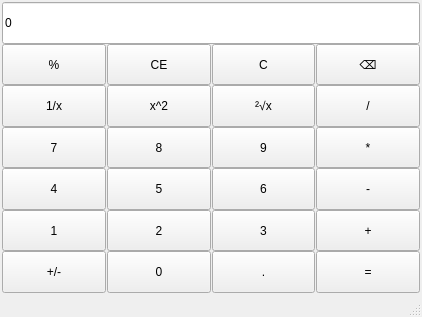
<?xml version="1.0" encoding="UTF-8"?>
<ui version="4.0">
 <class>MainWindow</class>
 <widget class="QMainWindow" name="MainWindow">
  <property name="geometry">
   <rect>
    <x>0</x>
    <y>0</y>
    <width>422</width>
    <height>317</height>
   </rect>
  </property>
  <property name="windowTitle">
   <string>MainWindow</string>
  </property>
  <widget class="QWidget" name="centralwidget">
   <layout class="QVBoxLayout" name="verticalLayout">
    <property name="spacing">
     <number>3</number>
    </property>
    <property name="leftMargin">
     <number>1</number>
    </property>
    <property name="topMargin">
     <number>1</number>
    </property>
    <property name="rightMargin">
     <number>1</number>
    </property>
    <property name="bottomMargin">
     <number>1</number>
    </property>
    <item>
     <layout class="QGridLayout" name="gridLayout_2">
      <property name="leftMargin">
       <number>1</number>
      </property>
      <property name="topMargin">
       <number>1</number>
      </property>
      <property name="rightMargin">
       <number>1</number>
      </property>
      <property name="bottomMargin">
       <number>1</number>
      </property>
      <property name="horizontalSpacing">
       <number>1</number>
      </property>
      <property name="verticalSpacing">
       <number>0</number>
      </property>
      <item row="1" column="1">
       <widget class="QPushButton" name="btnCE">
        <property name="sizePolicy">
         <sizepolicy hsizetype="Minimum" vsizetype="Minimum">
          <horstretch>0</horstretch>
          <verstretch>0</verstretch>
         </sizepolicy>
        </property>
        <property name="text">
         <string>CE</string>
        </property>
       </widget>
      </item>
      <item row="3" column="3">
       <widget class="QPushButton" name="btnMul">
        <property name="sizePolicy">
         <sizepolicy hsizetype="Minimum" vsizetype="Minimum">
          <horstretch>0</horstretch>
          <verstretch>0</verstretch>
         </sizepolicy>
        </property>
        <property name="text">
         <string>*</string>
        </property>
       </widget>
      </item>
      <item row="3" column="0">
       <widget class="QPushButton" name="btnNum7">
        <property name="sizePolicy">
         <sizepolicy hsizetype="Minimum" vsizetype="Minimum">
          <horstretch>0</horstretch>
          <verstretch>0</verstretch>
         </sizepolicy>
        </property>
        <property name="text">
         <string>7</string>
        </property>
       </widget>
      </item>
      <item row="2" column="2">
       <widget class="QPushButton" name="btnSqrt">
        <property name="sizePolicy">
         <sizepolicy hsizetype="Minimum" vsizetype="Minimum">
          <horstretch>0</horstretch>
          <verstretch>0</verstretch>
         </sizepolicy>
        </property>
        <property name="text">
         <string>²√x</string>
        </property>
       </widget>
      </item>
      <item row="5" column="1">
       <widget class="QPushButton" name="btnNum2">
        <property name="sizePolicy">
         <sizepolicy hsizetype="Minimum" vsizetype="Minimum">
          <horstretch>0</horstretch>
          <verstretch>0</verstretch>
         </sizepolicy>
        </property>
        <property name="text">
         <string>2</string>
        </property>
       </widget>
      </item>
      <item row="1" column="2">
       <widget class="QPushButton" name="btnClear">
        <property name="sizePolicy">
         <sizepolicy hsizetype="Minimum" vsizetype="Minimum">
          <horstretch>0</horstretch>
          <verstretch>0</verstretch>
         </sizepolicy>
        </property>
        <property name="text">
         <string>C</string>
        </property>
       </widget>
      </item>
      <item row="1" column="3">
       <widget class="QPushButton" name="btnBackspace">
        <property name="sizePolicy">
         <sizepolicy hsizetype="Minimum" vsizetype="Minimum">
          <horstretch>0</horstretch>
          <verstretch>0</verstretch>
         </sizepolicy>
        </property>
        <property name="text">
         <string>⌫</string>
        </property>
       </widget>
      </item>
      <item row="4" column="2">
       <widget class="QPushButton" name="btnNum6">
        <property name="sizePolicy">
         <sizepolicy hsizetype="Minimum" vsizetype="Minimum">
          <horstretch>0</horstretch>
          <verstretch>0</verstretch>
         </sizepolicy>
        </property>
        <property name="text">
         <string>6</string>
        </property>
       </widget>
      </item>
      <item row="4" column="3">
       <widget class="QPushButton" name="btnSub">
        <property name="sizePolicy">
         <sizepolicy hsizetype="Minimum" vsizetype="Minimum">
          <horstretch>0</horstretch>
          <verstretch>0</verstretch>
         </sizepolicy>
        </property>
        <property name="text">
         <string>-</string>
        </property>
       </widget>
      </item>
      <item row="5" column="0">
       <widget class="QPushButton" name="btnNum1">
        <property name="sizePolicy">
         <sizepolicy hsizetype="Minimum" vsizetype="Minimum">
          <horstretch>0</horstretch>
          <verstretch>0</verstretch>
         </sizepolicy>
        </property>
        <property name="text">
         <string>1</string>
        </property>
       </widget>
      </item>
      <item row="6" column="0">
       <widget class="QPushButton" name="btnNeg">
        <property name="sizePolicy">
         <sizepolicy hsizetype="Minimum" vsizetype="Minimum">
          <horstretch>0</horstretch>
          <verstretch>0</verstretch>
         </sizepolicy>
        </property>
        <property name="text">
         <string>+/-</string>
        </property>
       </widget>
      </item>
      <item row="4" column="1">
       <widget class="QPushButton" name="btnNum5">
        <property name="sizePolicy">
         <sizepolicy hsizetype="Minimum" vsizetype="Minimum">
          <horstretch>0</horstretch>
          <verstretch>0</verstretch>
         </sizepolicy>
        </property>
        <property name="text">
         <string>5</string>
        </property>
       </widget>
      </item>
      <item row="3" column="1">
       <widget class="QPushButton" name="btnNum8">
        <property name="sizePolicy">
         <sizepolicy hsizetype="Minimum" vsizetype="Minimum">
          <horstretch>0</horstretch>
          <verstretch>0</verstretch>
         </sizepolicy>
        </property>
        <property name="text">
         <string>8</string>
        </property>
       </widget>
      </item>
      <item row="6" column="3">
       <widget class="QPushButton" name="btnEqual">
        <property name="sizePolicy">
         <sizepolicy hsizetype="Minimum" vsizetype="Minimum">
          <horstretch>0</horstretch>
          <verstretch>0</verstretch>
         </sizepolicy>
        </property>
        <property name="text">
         <string>=</string>
        </property>
       </widget>
      </item>
      <item row="3" column="2">
       <widget class="QPushButton" name="btnNum9">
        <property name="sizePolicy">
         <sizepolicy hsizetype="Minimum" vsizetype="Minimum">
          <horstretch>0</horstretch>
          <verstretch>0</verstretch>
         </sizepolicy>
        </property>
        <property name="text">
         <string>9</string>
        </property>
       </widget>
      </item>
      <item row="1" column="0">
       <widget class="QPushButton" name="btnPercent">
        <property name="sizePolicy">
         <sizepolicy hsizetype="Minimum" vsizetype="Minimum">
          <horstretch>0</horstretch>
          <verstretch>0</verstretch>
         </sizepolicy>
        </property>
        <property name="text">
         <string>%</string>
        </property>
       </widget>
      </item>
      <item row="5" column="2">
       <widget class="QPushButton" name="btnNum3">
        <property name="sizePolicy">
         <sizepolicy hsizetype="Minimum" vsizetype="Minimum">
          <horstretch>0</horstretch>
          <verstretch>0</verstretch>
         </sizepolicy>
        </property>
        <property name="text">
         <string>3</string>
        </property>
       </widget>
      </item>
      <item row="2" column="3">
       <widget class="QPushButton" name="btnDiv">
        <property name="sizePolicy">
         <sizepolicy hsizetype="Minimum" vsizetype="Minimum">
          <horstretch>0</horstretch>
          <verstretch>0</verstretch>
         </sizepolicy>
        </property>
        <property name="text">
         <string>/</string>
        </property>
       </widget>
      </item>
      <item row="4" column="0">
       <widget class="QPushButton" name="btnNum4">
        <property name="sizePolicy">
         <sizepolicy hsizetype="Minimum" vsizetype="Minimum">
          <horstretch>0</horstretch>
          <verstretch>0</verstretch>
         </sizepolicy>
        </property>
        <property name="text">
         <string>4</string>
        </property>
       </widget>
      </item>
      <item row="6" column="2">
       <widget class="QPushButton" name="btnDot">
        <property name="sizePolicy">
         <sizepolicy hsizetype="Minimum" vsizetype="Minimum">
          <horstretch>0</horstretch>
          <verstretch>0</verstretch>
         </sizepolicy>
        </property>
        <property name="text">
         <string>.</string>
        </property>
       </widget>
      </item>
      <item row="2" column="0">
       <widget class="QPushButton" name="btnReciprocal">
        <property name="sizePolicy">
         <sizepolicy hsizetype="Minimum" vsizetype="Minimum">
          <horstretch>0</horstretch>
          <verstretch>0</verstretch>
         </sizepolicy>
        </property>
        <property name="text">
         <string>1/x</string>
        </property>
       </widget>
      </item>
      <item row="5" column="3">
       <widget class="QPushButton" name="btnAdd">
        <property name="sizePolicy">
         <sizepolicy hsizetype="Minimum" vsizetype="Minimum">
          <horstretch>0</horstretch>
          <verstretch>0</verstretch>
         </sizepolicy>
        </property>
        <property name="text">
         <string>+</string>
        </property>
       </widget>
      </item>
      <item row="6" column="1">
       <widget class="QPushButton" name="btnNum0">
        <property name="sizePolicy">
         <sizepolicy hsizetype="Minimum" vsizetype="Minimum">
          <horstretch>0</horstretch>
          <verstretch>0</verstretch>
         </sizepolicy>
        </property>
        <property name="text">
         <string>0</string>
        </property>
       </widget>
      </item>
      <item row="2" column="1">
       <widget class="QPushButton" name="btnSquare">
        <property name="sizePolicy">
         <sizepolicy hsizetype="Minimum" vsizetype="Minimum">
          <horstretch>0</horstretch>
          <verstretch>0</verstretch>
         </sizepolicy>
        </property>
        <property name="text">
         <string>x^2</string>
        </property>
       </widget>
      </item>
      <item row="0" column="0" colspan="4">
       <widget class="QLineEdit" name="labDisplay">
        <property name="sizePolicy">
         <sizepolicy hsizetype="Expanding" vsizetype="Preferred">
          <horstretch>0</horstretch>
          <verstretch>0</verstretch>
         </sizepolicy>
        </property>
        <property name="text">
         <string>0</string>
        </property>
       </widget>
      </item>
     </layout>
    </item>
   </layout>
  </widget>
  <widget class="QMenuBar" name="menubar">
   <property name="geometry">
    <rect>
     <x>0</x>
     <y>0</y>
     <width>422</width>
     <height>18</height>
    </rect>
   </property>
  </widget>
  <widget class="QStatusBar" name="statusbar"/>
 </widget>
 <resources/>
 <connections/>
</ui>
